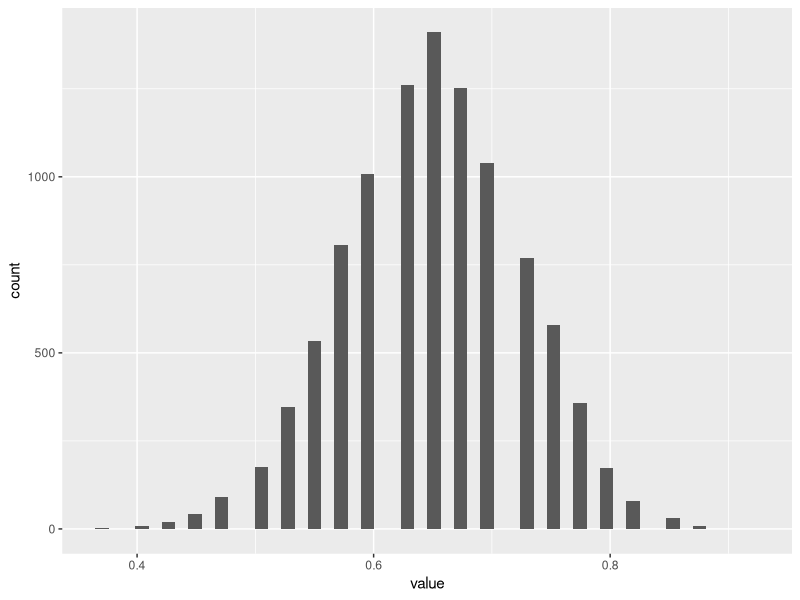
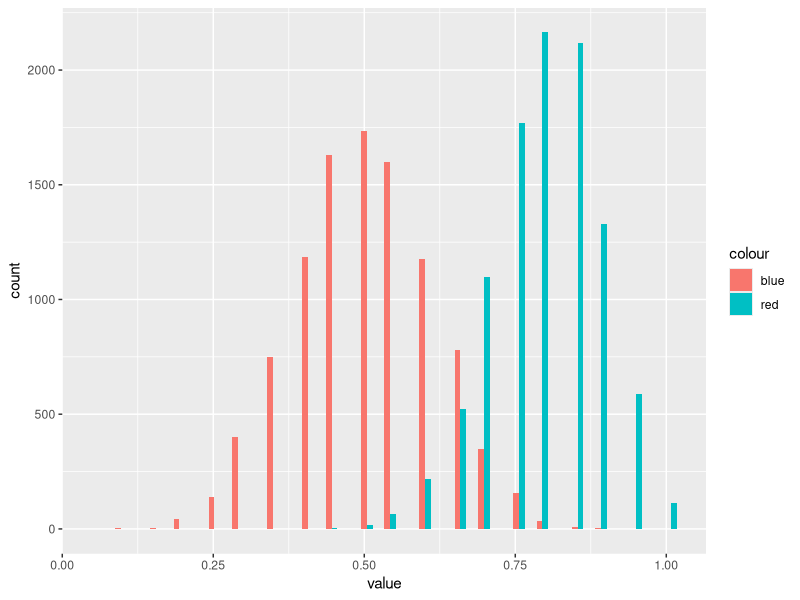
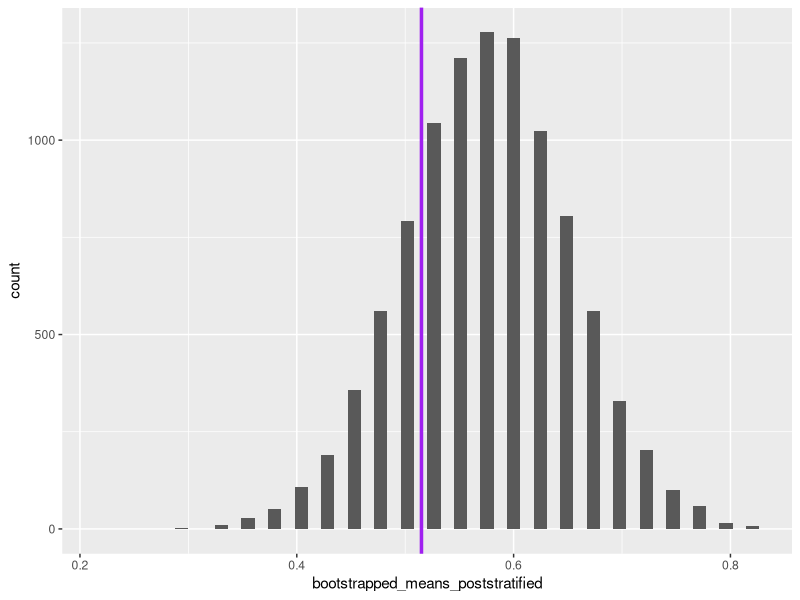
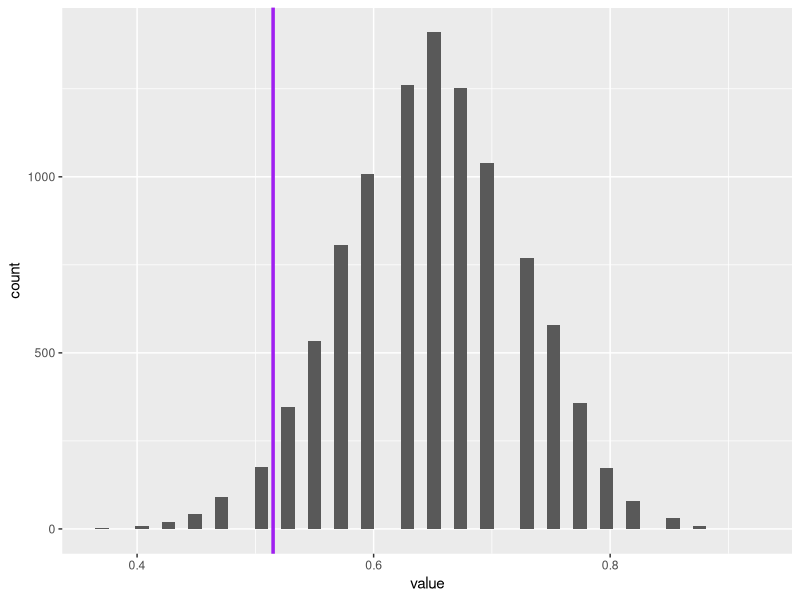

Write R code to recreate these figures, in order.
## ---- chunk 1

library(tidyverse)

set.seed(9)

draws_red <- rbinom(n=20, size = 1, prob = 0.65)
draws_blue <- rbinom(n=20, size = 1, prob = 0.47)

coin_colour <- c(
    rep("red", 20),
    rep("blue", 20)
)

real_sample_data <- data.frame(
    coin_colour = coin_colour, 
    outcome = c(draws_red, draws_blue)
)

rm(draws_red, draws_blue, coin_colour)

head(real_sample_data)
## ---- chunk 2
mean(real_sample_data$outcome)

real_sample_data |>
    group_by(coin_colour) |>
    summarise(prop = mean(outcome))
## ---- chunk 3
bootstrap_means <- function(x, nReps = 10000){
    out <- vector("numeric", nReps) 

    for (i in 1:nReps){
        this_resample <- sample(
            x=x, 
            size = length(x), 
            replace = TRUE # This is what makes it bootstrapping
        )
        out[i] <- mean(this_resample)
    }
    out
}

bootstrapped_means <- bootstrap_means(real_sample_data$outcome)

head(bootstrapped_means)
## ---- chunk 4
tibble(value = bootstrapped_means) |>
    ggplot(aes(x = value)) + 
    geom_histogram(bins = 50)

## ---- chunk 5

bootstrapped_means_reds <- bootstrap_means(
    real_sample_data |>
        filter(coin_colour == "red") |>
        pull('outcome')  
    )

bootstrapped_means_blues <- bootstrap_means(
    real_sample_data |>
        filter(coin_colour == "blue") |>
        pull('outcome')  
    )




head(bootstrapped_means_reds)
head(bootstrapped_means_blues)
## ---- chunk 6
tibble(
    rep = 1:length(bootstrapped_means_reds),
    red = bootstrapped_means_reds,
    blue = bootstrapped_means_blues
) |>
    pivot_longer(
        cols = c(red, blue),
        names_to = "colour",
        values_to = "value"
    ) |>
    ggplot(aes(x = value, fill = colour)) + 
    geom_histogram(bins = 50, position = "dodge")

## ---- chunk 7
sample_weights <- 
    tibble(
        coin_colour = c("blue", "red"),
        wt = c(3, 1)
    )

real_sample_data_wt <- 
    left_join(
        real_sample_data, sample_weights
    )

real_sample_data_wt
## ---- chunk 8
bootstrap_means_wt <- function(x, wt, nReps = 10000){ #wt is the weighting
    out <- vector("numeric", nReps) 

    for (i in 1:nReps){
        this_resample <- sample(
            x=x, 
            size = length(x), 
            prob = wt, # This is the new argument
            replace = TRUE # This is what makes it bootstrapping
        )
        out[i] <- mean(this_resample)
    }
    out
}

## ---- chunk 9
bootstrapped_means_poststratified <- bootstrap_means_wt(
    x = real_sample_data_wt$outcome,
    wt = real_sample_data_wt$wt
)

head(bootstrapped_means_poststratified)

## ---- chunk 10
heads_if_blue <- 0.47
heads_if_red <- 0.65

expected_pop_prop_heads <- (3/4) * heads_if_blue + (1/4) * heads_if_red

expected_pop_prop_heads
## ---- chunk 11
ggplot() + 
    geom_histogram(aes(x = bootstrapped_means_poststratified), bins=50) + 
    geom_vline(aes(xintercept = expected_pop_prop_heads), linewidth = 1.2, colour = "purple")

## ---- chunk 12
tibble(value = bootstrapped_means) |>
    ggplot() + 
    geom_histogram(aes(x = value), bins=50) + 
    geom_vline(aes(xintercept = expected_pop_prop_heads), linewidth = 1.2, colour = "purple")

## ---- chunk 13
mean(bootstrapped_means < expected_pop_prop_heads)

## ---- chunk 14
mean(bootstrapped_means_poststratified < expected_pop_prop_heads)

